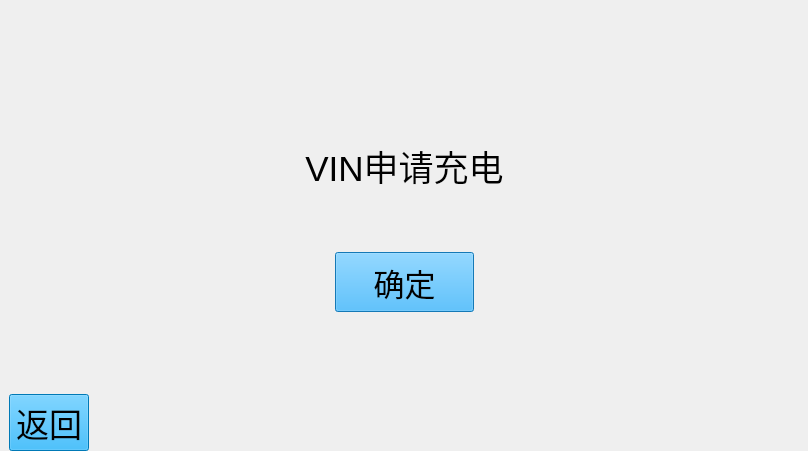
<?xml version="1.0" encoding="UTF-8"?>
<ui version="4.0">
 <class>VINStartCharging</class>
 <widget class="QWidget" name="VINStartCharging">
  <property name="geometry">
   <rect>
    <x>0</x>
    <y>0</y>
    <width>808</width>
    <height>451</height>
   </rect>
  </property>
  <property name="windowTitle">
   <string>Form</string>
  </property>
  <layout class="QHBoxLayout" name="horizontalLayout_20">
   <property name="spacing">
    <number>0</number>
   </property>
   <property name="sizeConstraint">
    <enum>QLayout::SetMinAndMaxSize</enum>
   </property>
   <property name="margin">
    <number>0</number>
   </property>
   <item>
    <layout class="QVBoxLayout" name="verticalLayout_4" stretch="1,1,9,1,1">
     <property name="spacing">
      <number>0</number>
     </property>
     <property name="sizeConstraint">
      <enum>QLayout::SetMinAndMaxSize</enum>
     </property>
     <item>
      <layout class="QHBoxLayout" name="horizontalLayout_4" stretch="11,1">
       <property name="sizeConstraint">
        <enum>QLayout::SetMinAndMaxSize</enum>
       </property>
       <item>
        <spacer name="horizontalSpacer_4">
         <property name="orientation">
          <enum>Qt::Horizontal</enum>
         </property>
         <property name="sizeHint" stdset="0">
          <size>
           <width>578</width>
           <height>20</height>
          </size>
         </property>
        </spacer>
       </item>
       <item>
        <widget class="TimeLimit" name="timeLimit" native="true"/>
       </item>
      </layout>
     </item>
     <item>
      <spacer name="verticalSpacer">
       <property name="orientation">
        <enum>Qt::Vertical</enum>
       </property>
       <property name="sizeHint" stdset="0">
        <size>
         <width>20</width>
         <height>40</height>
        </size>
       </property>
      </spacer>
     </item>
     <item>
      <widget class="QStackedWidget" name="stackedWidget">
       <property name="currentIndex">
        <number>0</number>
       </property>
       <widget class="QWidget" name="page">
        <layout class="QHBoxLayout" name="horizontalLayout_18">
         <property name="spacing">
          <number>0</number>
         </property>
         <property name="sizeConstraint">
          <enum>QLayout::SetMinAndMaxSize</enum>
         </property>
         <property name="margin">
          <number>0</number>
         </property>
         <item>
          <layout class="QHBoxLayout" name="horizontalLayout_6" stretch="1,11,1">
           <property name="sizeConstraint">
            <enum>QLayout::SetMinAndMaxSize</enum>
           </property>
           <item>
            <spacer name="horizontalSpacer_10">
             <property name="orientation">
              <enum>Qt::Horizontal</enum>
             </property>
             <property name="sizeHint" stdset="0">
              <size>
               <width>40</width>
               <height>20</height>
              </size>
             </property>
            </spacer>
           </item>
           <item>
            <widget class="QWidget" name="widget" native="true">
             <property name="styleSheet">
              <string notr="true">border-image: url(:/background1.png);</string>
             </property>
             <layout class="QHBoxLayout" name="horizontalLayout_7">
              <property name="sizeConstraint">
               <enum>QLayout::SetMinAndMaxSize</enum>
              </property>
              <property name="topMargin">
               <number>20</number>
              </property>
              <item>
               <layout class="QVBoxLayout" name="verticalLayout" stretch="1,2,1,2,1">
                <property name="sizeConstraint">
                 <enum>QLayout::SetMinAndMaxSize</enum>
                </property>
                <item>
                 <layout class="QHBoxLayout" name="horizontalLayout" stretch="0">
                  <property name="spacing">
                   <number>10</number>
                  </property>
                  <property name="sizeConstraint">
                   <enum>QLayout::SetMinAndMaxSize</enum>
                  </property>
                  <property name="leftMargin">
                   <number>6</number>
                  </property>
                  <item>
                   <spacer name="verticalSpacer_5">
                    <property name="orientation">
                     <enum>Qt::Vertical</enum>
                    </property>
                    <property name="sizeHint" stdset="0">
                     <size>
                      <width>20</width>
                      <height>40</height>
                     </size>
                    </property>
                   </spacer>
                  </item>
                 </layout>
                </item>
                <item>
                 <layout class="QHBoxLayout" name="horizontalLayout_2" stretch="1,2,1">
                  <property name="spacing">
                   <number>16</number>
                  </property>
                  <property name="sizeConstraint">
                   <enum>QLayout::SetMinAndMaxSize</enum>
                  </property>
                  <item>
                   <spacer name="horizontalSpacer_9">
                    <property name="orientation">
                     <enum>Qt::Horizontal</enum>
                    </property>
                    <property name="sizeHint" stdset="0">
                     <size>
                      <width>40</width>
                      <height>20</height>
                     </size>
                    </property>
                   </spacer>
                  </item>
                  <item>
                   <widget class="QLabel" name="labelVINLastSixNum1">
                    <property name="font">
                     <font>
                      <pointsize>26</pointsize>
                     </font>
                    </property>
                    <property name="styleSheet">
                     <string notr="true">color: rgb(255, 255, 255);
border-image: \*url();</string>
                    </property>
                    <property name="text">
                     <string>VIN申请充电</string>
                    </property>
                    <property name="alignment">
                     <set>Qt::AlignCenter</set>
                    </property>
                   </widget>
                  </item>
                  <item>
                   <spacer name="horizontalSpacer_6">
                    <property name="orientation">
                     <enum>Qt::Horizontal</enum>
                    </property>
                    <property name="sizeHint" stdset="0">
                     <size>
                      <width>40</width>
                      <height>20</height>
                     </size>
                    </property>
                   </spacer>
                  </item>
                 </layout>
                </item>
                <item>
                 <spacer name="verticalSpacer_3">
                  <property name="orientation">
                   <enum>Qt::Vertical</enum>
                  </property>
                  <property name="sizeHint" stdset="0">
                   <size>
                    <width>20</width>
                    <height>18</height>
                   </size>
                  </property>
                 </spacer>
                </item>
                <item>
                 <layout class="QHBoxLayout" name="horizontalLayout_3" stretch="2,1,2">
                  <property name="sizeConstraint">
                   <enum>QLayout::SetMinAndMaxSize</enum>
                  </property>
                  <item>
                   <spacer name="horizontalSpacer_2">
                    <property name="orientation">
                     <enum>Qt::Horizontal</enum>
                    </property>
                    <property name="sizeHint" stdset="0">
                     <size>
                      <width>40</width>
                      <height>20</height>
                     </size>
                    </property>
                   </spacer>
                  </item>
                  <item>
                   <widget class="QPushButton" name="buttonStartCharge">
                    <property name="minimumSize">
                     <size>
                      <width>139</width>
                      <height>60</height>
                     </size>
                    </property>
                    <property name="maximumSize">
                     <size>
                      <width>139</width>
                      <height>60</height>
                     </size>
                    </property>
                    <property name="focusPolicy">
                     <enum>Qt::NoFocus</enum>
                    </property>
                    <property name="styleSheet">
                     <string notr="true">QPushButton { background-color: rgb(30, 170, 255); color: rgb(0, 0, 0); } 
QPushButton:hover { background-color: rgb(0,0,127); color:rgb(255, 255, 255);} 
QPushButton {font: 23pt ; } </string>
                    </property>
                    <property name="text">
                     <string>确定</string>
                    </property>
                   </widget>
                  </item>
                  <item>
                   <spacer name="horizontalSpacer_3">
                    <property name="orientation">
                     <enum>Qt::Horizontal</enum>
                    </property>
                    <property name="sizeHint" stdset="0">
                     <size>
                      <width>40</width>
                      <height>20</height>
                     </size>
                    </property>
                   </spacer>
                  </item>
                 </layout>
                </item>
                <item>
                 <spacer name="verticalSpacer_4">
                  <property name="orientation">
                   <enum>Qt::Vertical</enum>
                  </property>
                  <property name="sizeHint" stdset="0">
                   <size>
                    <width>20</width>
                    <height>40</height>
                   </size>
                  </property>
                 </spacer>
                </item>
               </layout>
              </item>
             </layout>
            </widget>
           </item>
           <item>
            <spacer name="horizontalSpacer_11">
             <property name="orientation">
              <enum>Qt::Horizontal</enum>
             </property>
             <property name="sizeHint" stdset="0">
              <size>
               <width>40</width>
               <height>20</height>
              </size>
             </property>
            </spacer>
           </item>
          </layout>
         </item>
        </layout>
       </widget>
       <widget class="QWidget" name="page_2">
        <layout class="QHBoxLayout" name="horizontalLayout_19">
         <property name="spacing">
          <number>0</number>
         </property>
         <property name="sizeConstraint">
          <enum>QLayout::SetMinAndMaxSize</enum>
         </property>
         <property name="margin">
          <number>0</number>
         </property>
         <item>
          <layout class="QHBoxLayout" name="horizontalLayout_13" stretch="1,11,1">
           <property name="sizeConstraint">
            <enum>QLayout::SetMinAndMaxSize</enum>
           </property>
           <item>
            <spacer name="horizontalSpacer_16">
             <property name="orientation">
              <enum>Qt::Horizontal</enum>
             </property>
             <property name="sizeHint" stdset="0">
              <size>
               <width>40</width>
               <height>20</height>
              </size>
             </property>
            </spacer>
           </item>
           <item>
            <widget class="QWidget" name="widget_3" native="true">
             <property name="styleSheet">
              <string notr="true">border-image: url(:/background1.png);</string>
             </property>
             <layout class="QHBoxLayout" name="horizontalLayout_14">
              <property name="sizeConstraint">
               <enum>QLayout::SetMinAndMaxSize</enum>
              </property>
              <property name="topMargin">
               <number>20</number>
              </property>
              <item>
               <layout class="QVBoxLayout" name="verticalLayout_3" stretch="1,2,1,2,1">
                <property name="sizeConstraint">
                 <enum>QLayout::SetMinAndMaxSize</enum>
                </property>
                <item>
                 <layout class="QHBoxLayout" name="horizontalLayout_15" stretch="0">
                  <property name="spacing">
                   <number>10</number>
                  </property>
                  <property name="sizeConstraint">
                   <enum>QLayout::SetMinAndMaxSize</enum>
                  </property>
                  <property name="leftMargin">
                   <number>6</number>
                  </property>
                  <item>
                   <spacer name="verticalSpacer_9">
                    <property name="orientation">
                     <enum>Qt::Vertical</enum>
                    </property>
                    <property name="sizeHint" stdset="0">
                     <size>
                      <width>20</width>
                      <height>40</height>
                     </size>
                    </property>
                   </spacer>
                  </item>
                 </layout>
                </item>
                <item>
                 <layout class="QHBoxLayout" name="horizontalLayout_16" stretch="1,2,2,2,1">
                  <property name="spacing">
                   <number>16</number>
                  </property>
                  <property name="sizeConstraint">
                   <enum>QLayout::SetMinAndMaxSize</enum>
                  </property>
                  <item>
                   <spacer name="horizontalSpacer_17">
                    <property name="orientation">
                     <enum>Qt::Horizontal</enum>
                    </property>
                    <property name="sizeHint" stdset="0">
                     <size>
                      <width>40</width>
                      <height>20</height>
                     </size>
                    </property>
                   </spacer>
                  </item>
                  <item>
                   <widget class="QLabel" name="labelVINLastSixNum1_4">
                    <property name="font">
                     <font>
                      <pointsize>26</pointsize>
                     </font>
                    </property>
                    <property name="styleSheet">
                     <string notr="true">color: rgb(255, 255, 255);
border-image: \*url();</string>
                    </property>
                    <property name="text">
                     <string>刷卡充电</string>
                    </property>
                    <property name="alignment">
                     <set>Qt::AlignCenter</set>
                    </property>
                   </widget>
                  </item>
                  <item>
                   <spacer name="horizontalSpacer">
                    <property name="orientation">
                     <enum>Qt::Horizontal</enum>
                    </property>
                    <property name="sizeHint" stdset="0">
                     <size>
                      <width>40</width>
                      <height>20</height>
                     </size>
                    </property>
                   </spacer>
                  </item>
                  <item>
                   <widget class="QLabel" name="labelVINLastSixNum1_3">
                    <property name="font">
                     <font>
                      <pointsize>26</pointsize>
                     </font>
                    </property>
                    <property name="styleSheet">
                     <string notr="true">color: rgb(255, 255, 255);
border-image: \*url();</string>
                    </property>
                    <property name="text">
                     <string>VIN充电</string>
                    </property>
                    <property name="alignment">
                     <set>Qt::AlignCenter</set>
                    </property>
                   </widget>
                  </item>
                  <item>
                   <spacer name="horizontalSpacer_18">
                    <property name="orientation">
                     <enum>Qt::Horizontal</enum>
                    </property>
                    <property name="sizeHint" stdset="0">
                     <size>
                      <width>40</width>
                      <height>20</height>
                     </size>
                    </property>
                   </spacer>
                  </item>
                 </layout>
                </item>
                <item>
                 <spacer name="verticalSpacer_10">
                  <property name="orientation">
                   <enum>Qt::Vertical</enum>
                  </property>
                  <property name="sizeHint" stdset="0">
                   <size>
                    <width>20</width>
                    <height>18</height>
                   </size>
                  </property>
                 </spacer>
                </item>
                <item>
                 <layout class="QHBoxLayout" name="horizontalLayout_17" stretch="2,1,3,1,2">
                  <property name="sizeConstraint">
                   <enum>QLayout::SetMinAndMaxSize</enum>
                  </property>
                  <item>
                   <spacer name="horizontalSpacer_19">
                    <property name="orientation">
                     <enum>Qt::Horizontal</enum>
                    </property>
                    <property name="sizeHint" stdset="0">
                     <size>
                      <width>40</width>
                      <height>20</height>
                     </size>
                    </property>
                   </spacer>
                  </item>
                  <item>
                   <widget class="QPushButton" name="buttonStartCardCharge">
                    <property name="minimumSize">
                     <size>
                      <width>139</width>
                      <height>60</height>
                     </size>
                    </property>
                    <property name="maximumSize">
                     <size>
                      <width>139</width>
                      <height>60</height>
                     </size>
                    </property>
                    <property name="focusPolicy">
                     <enum>Qt::NoFocus</enum>
                    </property>
                    <property name="styleSheet">
                     <string notr="true">QPushButton { background-color: rgb(30, 170, 255); color: rgb(0, 0, 0); } 
QPushButton:hover { background-color: rgb(0,0,127); color:rgb(255, 255, 255);} 
QPushButton {font: 23pt ; } </string>
                    </property>
                    <property name="text">
                     <string>确定</string>
                    </property>
                   </widget>
                  </item>
                  <item>
                   <spacer name="horizontalSpacer_22">
                    <property name="orientation">
                     <enum>Qt::Horizontal</enum>
                    </property>
                    <property name="sizeHint" stdset="0">
                     <size>
                      <width>40</width>
                      <height>20</height>
                     </size>
                    </property>
                   </spacer>
                  </item>
                  <item>
                   <widget class="QPushButton" name="buttonStartVINCharge_2">
                    <property name="minimumSize">
                     <size>
                      <width>139</width>
                      <height>60</height>
                     </size>
                    </property>
                    <property name="maximumSize">
                     <size>
                      <width>139</width>
                      <height>60</height>
                     </size>
                    </property>
                    <property name="focusPolicy">
                     <enum>Qt::NoFocus</enum>
                    </property>
                    <property name="styleSheet">
                     <string notr="true">QPushButton { background-color: rgb(30, 170, 255); color: rgb(0, 0, 0); } 
QPushButton:hover { background-color: rgb(0,0,127); color:rgb(255, 255, 255);} 
QPushButton {font: 23pt ; } </string>
                    </property>
                    <property name="text">
                     <string>确定</string>
                    </property>
                   </widget>
                  </item>
                  <item>
                   <spacer name="horizontalSpacer_20">
                    <property name="orientation">
                     <enum>Qt::Horizontal</enum>
                    </property>
                    <property name="sizeHint" stdset="0">
                     <size>
                      <width>40</width>
                      <height>20</height>
                     </size>
                    </property>
                   </spacer>
                  </item>
                 </layout>
                </item>
                <item>
                 <spacer name="verticalSpacer_11">
                  <property name="orientation">
                   <enum>Qt::Vertical</enum>
                  </property>
                  <property name="sizeHint" stdset="0">
                   <size>
                    <width>20</width>
                    <height>40</height>
                   </size>
                  </property>
                 </spacer>
                </item>
               </layout>
              </item>
             </layout>
            </widget>
           </item>
           <item>
            <spacer name="horizontalSpacer_21">
             <property name="orientation">
              <enum>Qt::Horizontal</enum>
             </property>
             <property name="sizeHint" stdset="0">
              <size>
               <width>40</width>
               <height>20</height>
              </size>
             </property>
            </spacer>
           </item>
          </layout>
         </item>
        </layout>
       </widget>
      </widget>
     </item>
     <item>
      <spacer name="verticalSpacer_2">
       <property name="orientation">
        <enum>Qt::Vertical</enum>
       </property>
       <property name="sizeHint" stdset="0">
        <size>
         <width>20</width>
         <height>18</height>
        </size>
       </property>
      </spacer>
     </item>
     <item>
      <layout class="QHBoxLayout" name="horizontalLayout_5" stretch="1,11">
       <property name="sizeConstraint">
        <enum>QLayout::SetMinAndMaxSize</enum>
       </property>
       <property name="leftMargin">
        <number>9</number>
       </property>
       <item>
        <widget class="QPushButton" name="buttonBack">
         <property name="styleSheet">
          <string notr="true">QPushButton { background-color: rgb(0, 170, 255); color: rgb(0, 0, 0); } 
QPushButton:hover { background-color: rgb(0,0,127); color:rgb(255, 255, 255);} 
QPushButton {font: 25pt ; } </string>
         </property>
         <property name="text">
          <string>返回</string>
         </property>
        </widget>
       </item>
       <item>
        <spacer name="horizontalSpacer_5">
         <property name="orientation">
          <enum>Qt::Horizontal</enum>
         </property>
         <property name="sizeHint" stdset="0">
          <size>
           <width>40</width>
           <height>20</height>
          </size>
         </property>
        </spacer>
       </item>
      </layout>
     </item>
    </layout>
   </item>
  </layout>
 </widget>
 <customwidgets>
  <customwidget>
   <class>TimeLimit</class>
   <extends>QWidget</extends>
   <header>TimeLimit.h</header>
  </customwidget>
 </customwidgets>
 <resources/>
 <connections/>
</ui>
